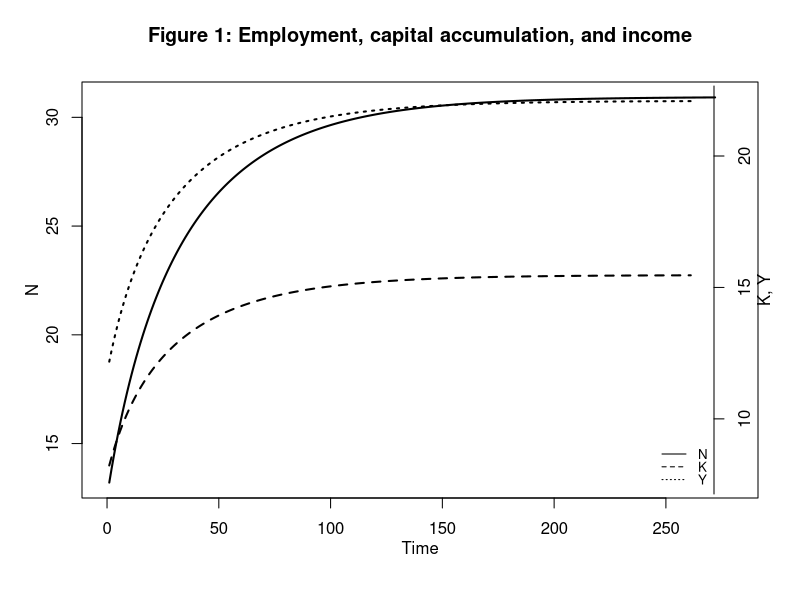
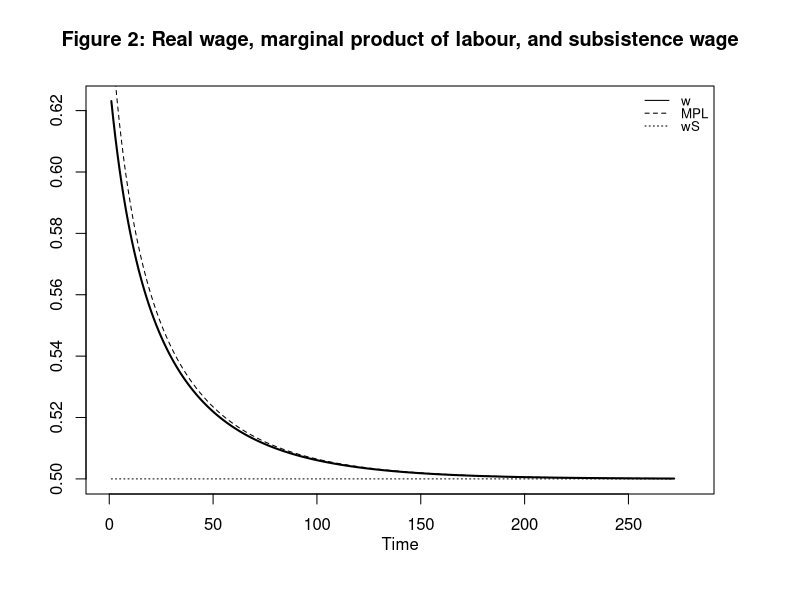
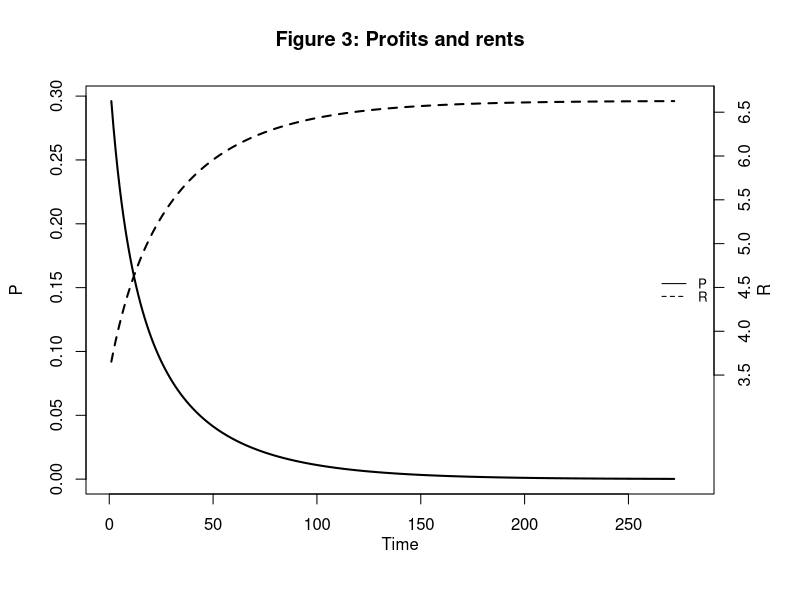
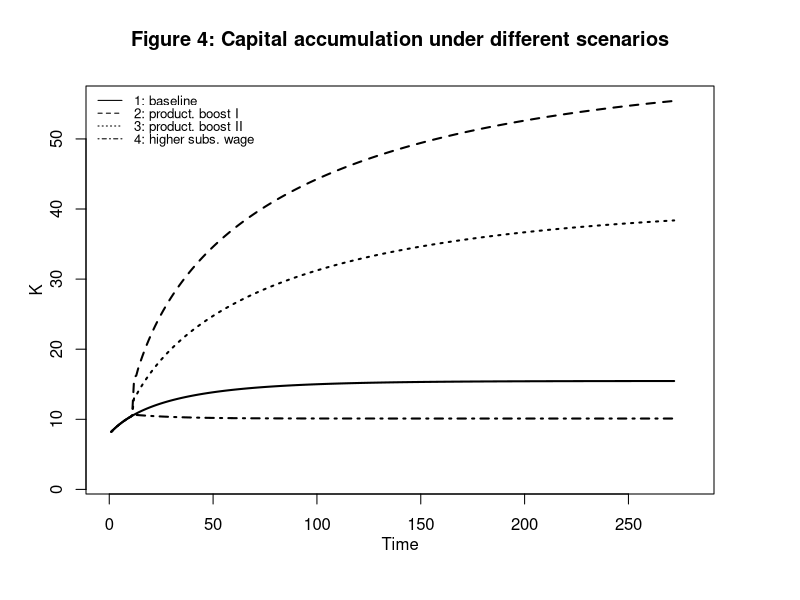
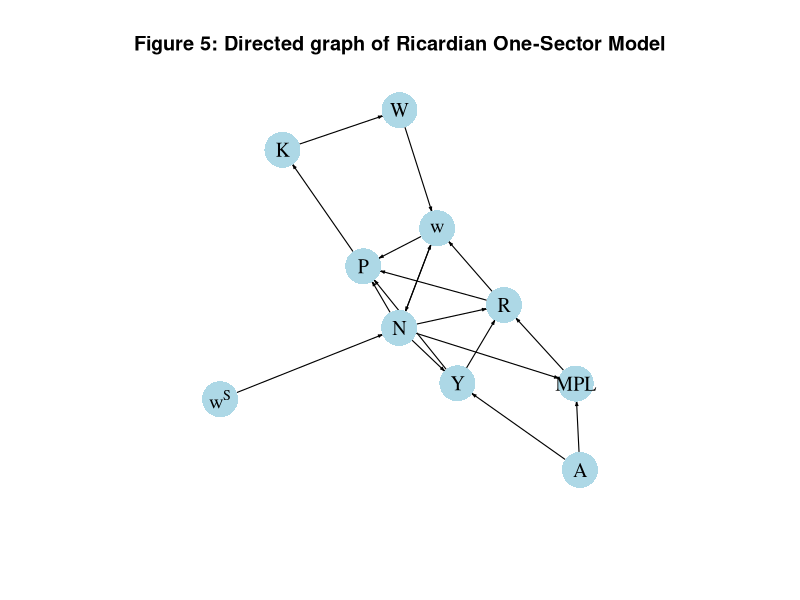

Write R code to recreate these figures, in order.
## ---- chunk 1
# Clear the environment
rm(list=ls(all=TRUE))

# Set number of periods
T=500

# Set number of scenarios (including baseline)
S=4

# Set period in which shock/shift will occur
s=20

# Create (S x T)-matrices that will contain the simulated data
Y=matrix(data=1,nrow=S,ncol=T) # Income/output
R=matrix(data=1,nrow=S,ncol=T) # Rent
P=matrix(data=1,nrow=S,ncol=T) # Profits
N=matrix(data=1,nrow=S,ncol=T) # employment
w=matrix(data=1,nrow=S,ncol=T) # real wage
K=matrix(data=1,nrow=S,ncol=T) # capital stock
MPL=matrix(data=1,nrow=S,ncol=T) # marginal product of labour
W=matrix(data=1,nrow=S,ncol=T) # wage bill
N_eq=vector(length=S)          # equilibrium population
K_eq=vector(length=S)          # equilibrium capital

# Set baseline parameter values
A=matrix(data=2,nrow=S,ncol=T) # productivity
a=matrix(data=0.7,nrow=S,ncol=T) # labour elasticity of output
beta=1 # Sensitivity of investment with respect to profits
gamma=5 # adjustment speed of population
wS=matrix(data=0.5,nrow=S,ncol=T) # subsistence wage rate

# Set parameter values for different scenarios
for (i in 1:S){  
  for (t in 1:T){
    if (t>=s && i==2){ # scenario 2: productivity boost I
      A[2,t]=3
    }
    if (t>=s && i==3){ # scenario 3: productivity boost II
      a[3,t]=0.75
    }
    if (t>=s && i==4){ # scenario 3: increase in subsistence wage
      wS[4,t]=0.6
    }
  }
}

# Simulate the model by looping over T time periods for S different scenarios
for (i in 1:S){
  
  # Initialise variables such that employment is below the equilibrium and the 
  N[i,1]=1
  K[i,1]=wS[i,1]*N[i,1]   
  Y[i,1]=A[i,1]*N[i,1]^(a[i,1])
  MPL[i,1]=a[i,1]*A[i,1]*(N[i,1]^(a[i,1]-1))
  w[i,1]=N[i,1]/K[i,1]
  
  for (t in 2:T){
    
    for (iterations in 1:1000){ # run the model 1000-times in each period
      
    #Model equations
    
    #(1) Output
    Y[i,t] = A[i,t]*N[i,t]^(a[i,t])
    
    #(2) Wage bill
    W[i,t] = K[i,t] 
    
    #(3) Real wage rate
    w[i,t] = W[i,t]/N[i,t] 
     
    #(4) Marginal product of labour
    MPL[i,t] = a[i,t]*A[i,t]*(N[i,t]^(a[i,t]-1))

    #(5) Rents
    R[i,t] = Y[i,t] - N[i,t]*MPL[i,t]
    
    #(6) Profits
    P[i,t] = Y[i,t]- R[i,t] - N[i,t]*w[i,t]
    
    # (7) Capital accumulation
    K[i,t] = K[i,t-1] + beta*P[i,t-1]
    
    #(8) Employment/population dynamics  
    N[i,t] = N[i,t-1] + gamma*(w[i,t-1] - wS[i,t-1])
    
    } # close iterations loop
  }   # close time loop
}     # close scenario loop
## ---- chunk 2
# Set start and end periods for plots
Tmax=280
Tmin =10

## Baseline
#Employment, capital accumulation, and income
plot(N[1, Tmin:(Tmax+1)],type="l", lwd=2, lty=1, xlim=range(0:(Tmax)), ylab = '', xlab = '')
title(main="Figure 1: Employment, capital accumulation, and income",ylab = 'N', xlab = 'Time', cex=0.8, line=2)
par(mar = c(5, 4, 4, 4) + 0.3)
par(new = TRUE)
plot(K[1, Tmin:Tmax],type="l", col=1, lwd=2, lty=2, font.main=1,cex.main=1,ylab = '', axes=FALSE,
     xlab = '',ylim = range(Y[1, 2:(Tmax+1)]),cex.axis=1,cex.lab=0.75)
lines(Y[1, Tmin:(Tmax+1)],lty=3, lwd=2)
axis(side = 4, at = pretty(range(Y[1, 2:(Tmax+1)])))  
mtext("K, Y", side = 4, line = 2)
legend("bottomright", legend=c("N", "K", "Y"),
       lty=1:3, cex=0.8, bty = "n", y.intersp=0.8)

# Real wage, subsistence wage, and MPL
plot(w[1, Tmin:(Tmax+1)],type="l", col=1, lwd=2, lty=1, xlim=range(0:(Tmax)), xlab="", ylab="", ylim=range(wS[1, Tmin:Tmax],w[1, Tmin:(Tmax)])) 
title(main="Figure 2: Real wage, marginal product of labour, and subsistence wage", xlab = 'Time',cex=0.8,line=2)
lines(MPL[1, Tmin:Tmax],lty=2)
lines(wS[1, Tmin:Tmax],lty=3)
legend("topright", legend=c("w", "MPL", "wS"),
       lty=1:3, cex=0.8, bty = "n", y.intersp=0.8)

# Profits and Rents
plot(P[1, Tmin:(Tmax+1)],type="l", col=1, lwd=2, lty=1, xlim=range(0:(Tmax)), xlab="", ylab="", ylim=range(P[1, Tmin:Tmax])) 
title(main="Figure 3: Profits and rents", xlab = 'Time',cex=0.8,line=2)
par(mar = c(5, 4, 4, 4) + 0.3)
par(new = TRUE)
plot(R[1, Tmin:(Tmax+1)],type="l", col=1, lwd=2, lty=2, xlim=range(0:(Tmax)), xlab="", ylab="P", 
     ylim=range(R[1, 3:Tmax]), axes=FALSE) 
axis(side = 4, at = pretty(range(R[1, Tmin:(Tmax+1)])))  
mtext("R", side = 4, line = 2)
legend("right", legend=c("P", "R"), lty=1:2, cex=0.8, bty = "n", y.intersp=0.8)


## ---- chunk 3
## Different scenarios
# Capital accumulation
plot(K[1, Tmin:(Tmax+1)],type="l", lwd=2, lty=1, xlim=range(0:(Tmax)), ylim=range(K[1, 2:Tmax], K[2, Tmin:Tmax]), ylab = '', xlab = '')
title(main="Figure 4: Capital accumulation under different scenarios",ylab = 'K', xlab = 'Time',cex=0.8, line=2)
lines(K[2, Tmin:(Tmax+1)],lty=2, lwd=2)
lines(K[3, Tmin:(Tmax+1)],lty=3, lwd=2)
lines(K[4, Tmin:(Tmax+1)],lty=4, lwd=2)
legend("topleft", legend=c("1: baseline","2: product. boost I", "3: product. boost II", "4: higher subs. wage"), lty=1:4, cex=0.8, bty = "n", y.intersp=0.8)
## ---- chunk 4
## Create directed graph
# Construct auxiliary Jacobian matrix for 10 variables: Y W w MPL R P K N A wS,
# where non-zero elements in regular Jacobian are set to 1 and zero elements are unchanged
M_mat=matrix(c(0,0,0,0,0,0,0,1,1,0,
               0,0,0,0,0,0,1,0,0,0,
               0,1,0,0,1,0,0,1,0,0,
               0,0,0,0,0,0,0,1,1,0,
               1,0,0,1,0,0,0,1,0,0,
               1,0,1,0,1,0,0,1,0,0,
               0,0,0,0,0,1,0,0,0,0,
               0,0,1,0,0,0,0,0,0,1,
               0,0,0,0,0,0,0,0,0,0,
               0,0,0,0,0,0,0,0,0,0), 10,10, byrow=TRUE)

# Create adjacency matrix from transpose of auxiliary Jacobian and add column names
A_mat=t(M_mat)

# Create and plot directed graph from adjacency matrix
library(igraph)
dg= graph_from_adjacency_matrix(A_mat, mode="directed", weighted= NULL)

# Define node labels
V(dg)$name=c("Y", "W", "w", "MPL", "R", "P", "K", "N", "A", expression(w^S))

# Plot directed graph
plot(dg, main="Figure 5: Directed graph of Ricardian One-Sector Model", vertex.size=20, vertex.color="lightblue", 
     vertex.label.color="black", edge.arrow.size=0.2, edge.width=1.1, edge.size=1.2,
     edge.arrow.width=1, edge.color="black", vertex.label.cex=1.2, 
     vertex.frame.color="NA", margin=-0.05)
## ---- chunk 5
# Calculate equilibrium solutions
for (i in 1:S){
  N_eq[i]=(wS[i,T]/(a[i,T]*A[i,T]))^(-1/(1-a[i,T]))
  K_eq[i]=a[i,T]*A[i,T]*(wS[i,T]/(a[i,T]*A[i,T]))^(-a[i,T]/(1-a[i,T]))
}

# Compare with numerical solutions (here only for baseline)
N_eq[1]
N[1,T]

K_eq[1]
K[1,T]

### Examine model properties (here for the baseline scenario only)
# Construct Jacobian matrix at the equilibrium 
J=matrix(c(1-beta, beta*a[1,T]*wS[1,T],
           beta*(wS[1,T]/(a[1,T]*A[1,T]))^(1/(1-a[1,T])),
           1-gamma*a[1,T]*A[1,T]*(wS[1,T]/(a[1,T]*A[1,T]))^((2-a[1,T])/(1-a[1,T]))), 2, 2, byrow=TRUE)

# Obtain eigenvalues
ev=eigen(J)
(values = ev$values)

# Obtain determinant and trace
det=det(J)      # determinant
tr=sum(diag(J)) # trace

#Check general stability conditions
print(1+tr+det>0)
print(1+tr-det>0)
print(1-det>0)

# Check specific stability condition for the case beta=1
for (i in 1:S){
print(2-gamma*a[i,T]*(A[i,T]*(wS[i,T]/(a[i,T]*A[i,T]))^((2-a[i,T])/(1-a[i,T])) 
                      + wS[i,T]*(wS[i,T]/(a[i,T]*A[i,T]))^(1/(1-a[i,T])))>0)
}
